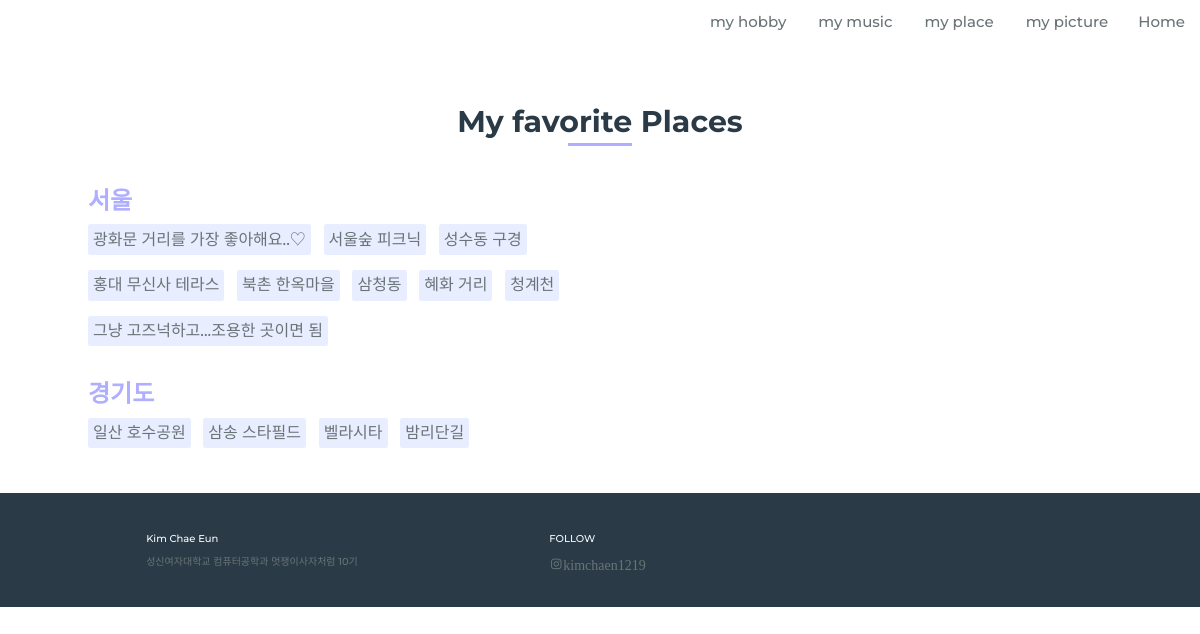
/place/, run on the app's committed database.
### introduction/models.py (models this page shows, shortened)
class Category(models.Model):
    name = models.CharField(max_length=20)
    updated = models.DateTimeField(auto_now=True)
    class Meta:
        verbose_name = 'Skill'
        verbose_name_plural = 'Skills'

class Skills(models.Model):
    category = models.ForeignKey(Category, on_delete=CASCADE)
    skill_name = models.CharField(max_length=20)

### introduction/views.py (the view)
# urls.py: path('place/', views.place, name='place'),
def place(request):
    categories = Category.objects.all()
    return render(request, 'my_place.html', {'categories' : categories})

### introduction/templates/my_place.html
{% extends 'base.html' %} {% block title %}내가 좋아하는 장소{% endblock %} {% block contents %}
<section class="skills section" id="skills" style="height: 100%;">
    <h2 class="section-title">My favorite Places</h2>
    <div class="skills__container bd-grid">
        <div class="skills__box">
            {% for category in categories %}
            <h3 class="skills__subtitle">{{category.name}}</h3>
            {% for place in category.skills_set.all %}
            <span class="skills__name">{{place.skill_name}}</span> {%endfor%} {%endfor%}
        </div>
    </div>
</section>
{% endblock %}

### introduction/templates/base.html (style rules this page uses)
:root { --header-height: 3rem; --font-medium: 500; }
:root { --first-color: #afaeff; --white-color: #FAFAFF; --dark-color: #2A3B47; --text-color: #697477; }
:root { --body-font: 'Montserrat', sans-serif; --big-font-size: 6.25rem; --h2-font-size: 1.5rem; --normal-font-size: .938rem; --small-font-size: .813rem; }
@media screen and (min-width: 768px) { :root { --big-font-size: 5rem; --h2-font-size: 2rem; --normal-font-size: 1rem; --small-font-size: .875rem; } }
:root { --mb-1: .5rem; --mb-2: 1rem; --mb-3: 1.5rem; --mb-4: 2rem; }
:root { --z-fixed: 100; }
html { scroll-behavior: smooth; }
body { margin: var(--header-height) 0 0 0; font-family: var(--body-font); font-size: var(--normal-font-size); font-weight: var(--font-medium); color: var(--text-color); line-height: 1.6; }
h1, h2, p { margin: 0; }
.section { padding: 3rem 0; }
.section-title { position: relative; font-size: rem; color: var(--dark-color); margin: var(--mb-4) 0; text-align: center; font-weight: bold; }
.section-title::after { position: absolute; content: ""; height: .28rem; left: 0; right: 0; margin: auto; margin-top: 0.8rem; background-color: var(--first-color); }
.bd-grid { max-width: 1024px; display: grid; grid-template-columns: 100%; grid-column-gap: 2rem; width: calc(100% - 2rem); margin-left: var(--mb-2); margin-right: var(--mb-2); }
.skills__subtitle { color: var(--first-color); font-weight: bold; }
.skills__name { display: inline-block; text-align: center; font-size: 1.6rem; margin-right: var(--mb-2); margin-bottom: var(--mb-3); background-color: rgb(232, 238, 255); padding: .25rem .5rem; border-radius: .25rem; }
@media screen and (min-width: 768px) { body { margin: 0; } }
@media screen and (min-width: 768px) { .section { padding-top: 4rem; } }
@media screen and (min-width: 768px) { .section-title { margin-bottom: 3rem; } }
@media screen and (min-width: 768px) { .section-title::after { width: 64px; top: 3rem; } }
@media screen and (min-width: 768px) { .skills__container { grid-template-columns: repeat(2, 1fr); align-items: center; } }
@media screen and (min-width: 1024px) { .bd-grid { margin-left: auto; margin-right: auto; } }

### data on the page
Category: name "서울"
Skills: skill_name "광화문 거리를 가장 좋아해요..♡"
Skills: skill_name "서울숲 피크닉"
Skills: skill_name "성수동 구경"
Skills: skill_name "홍대 무신사 테라스"
Skills: skill_name "북촌 한옥마을"
Skills: skill_name "삼청동"
Skills: skill_name "혜화 거리"
Skills: skill_name "청계천"
Skills: skill_name "그냥 고즈넉하고...조용한 곳이면 됨"
Category: name "경기도"
Skills: skill_name "일산 호수공원"
Skills: skill_name "삼송 스타필드"
Skills: skill_name "벨라시타"
Skills: skill_name "밤리단길"
